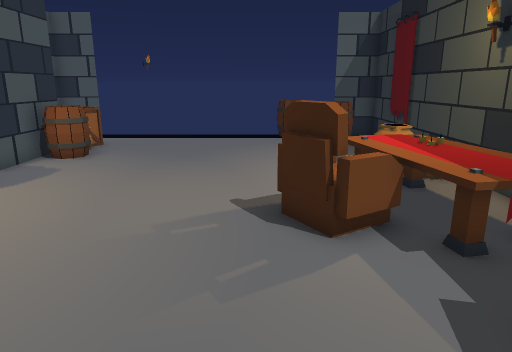
[1] (above)

13 first-person views from a walk through a 3-D level made in the Unity game engine. The camera is 1.3 m above the floor, tilts 14° down and sees 70° across. Doors are open. The floor is counted in squares, 0.5 m on a side. Each view is taken from the middle of a square. On the plan, view 1 faces up. The plan holds only what a view shows up to about 20 squares ahead; the rest is blank. The place goes on beyond the plan. The player is left out. Some animated figures are not drawn.

[2]
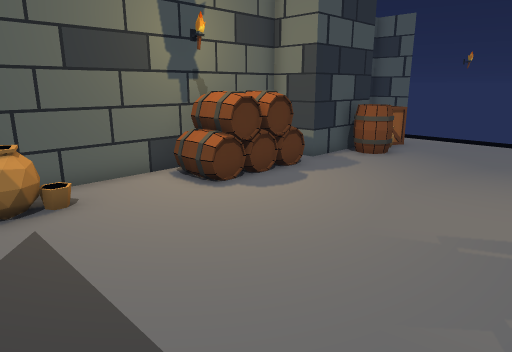

[3]
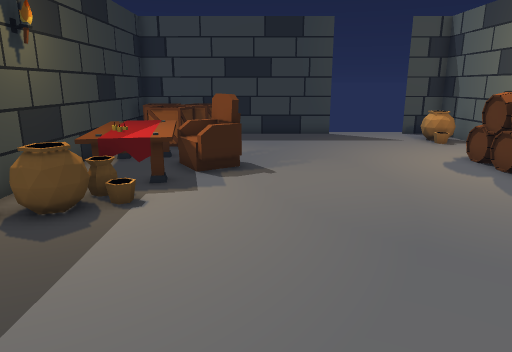

[4]
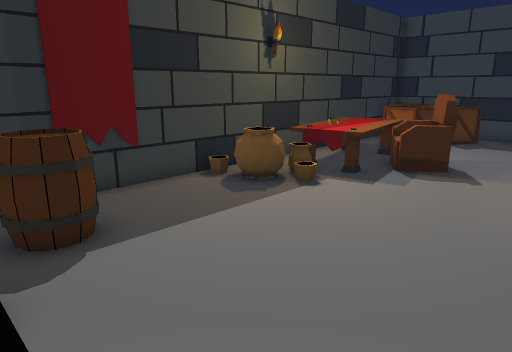

[5]
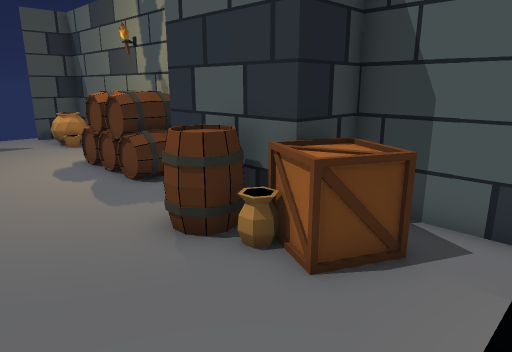

[6]
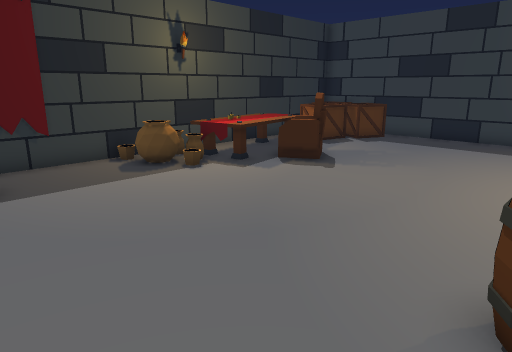

[7]
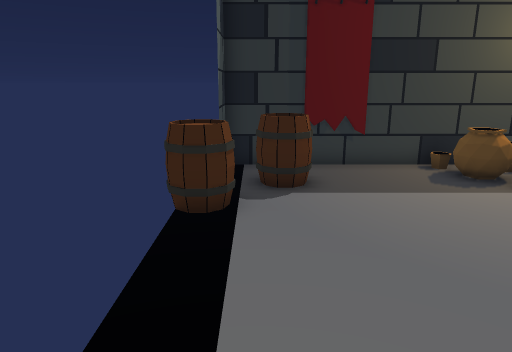

[8]
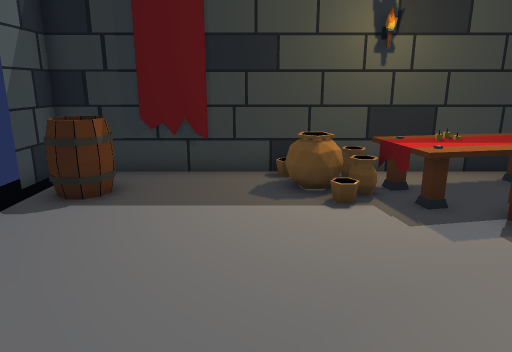

[9]
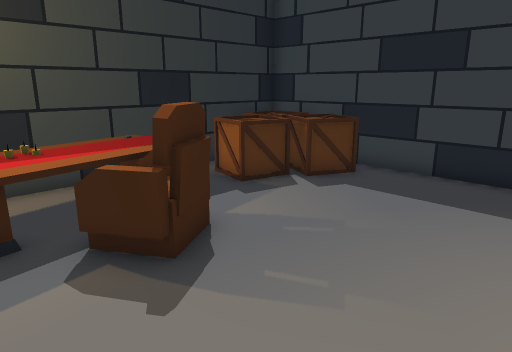

[10]
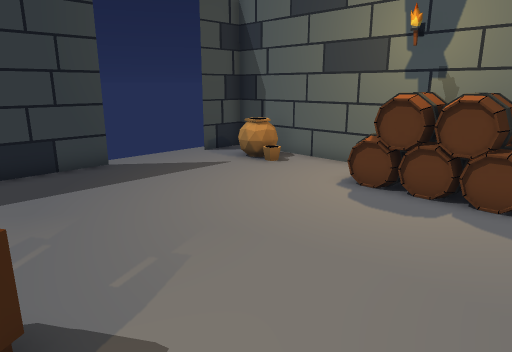

[11]
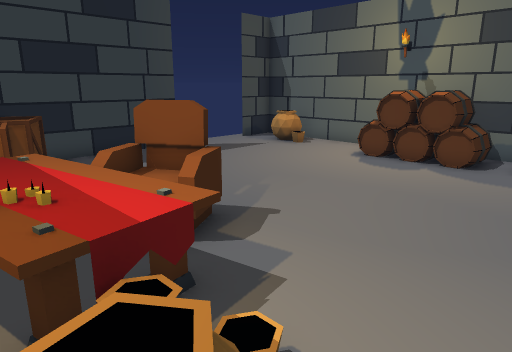

[12]
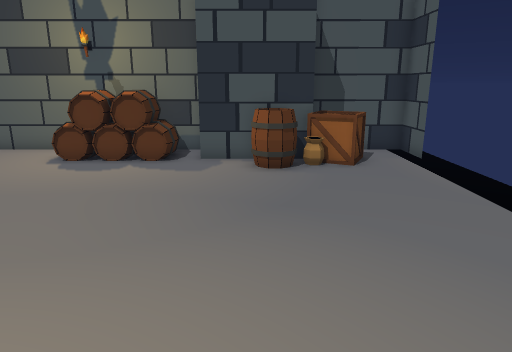

[13]
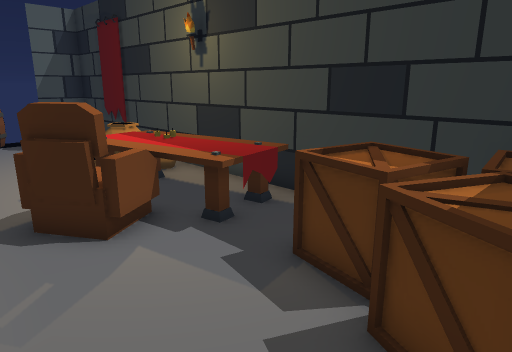

### Floor plan
Key: @ floor where view 1 was taken; # wall or solid block; . floor; / step, stairs or slope; D open door; = window, fence, low wall or low ledge; B barrel; C crate; A banner; P pot; T table; N candle; H chair; O other object.
Columns run from 10 left of view 1 to 6 right of it. Each row starts with its distance up from view 1.
 20            BB
 19 ###    .  .BBB###
 18 #............BB.#
 17 #.C..........BB.#
 16 #CCC............#
 15 ###O............A
 14   #BB...........#
 13   #BB...........#
 12   #...........PP#
 11 ###........../PP#
 10 #OO..........TTT#
  9 #BB.........TTNT#
  8 #BB........HHTOT#
  7 ##B........HHHTT#
  6 #=B........HHTTT#
  5 #............TTT#
  4 #...............#
  3 #............CCC#
  2 #PP..........CCC#
  1 #PP.........CCCC#
  0 #.........@.CCCC#
 -1 ##DDDDD##########

Positions as (right, up) in squares from view 1, and headings:
1: (0, 0), facing up
2: (0, 0), facing up-left
3: (0, 19), facing down
4: (-3, 19), facing down-right
5: (-3, 19), facing down-left
6: (-7, 18), facing down-right
7: (-6, 18), facing right
8: (-5, 13), facing right
9: (-4, 10), facing down-right
10: (1, 11), facing down-left
11: (5, 13), facing down-left
12: (5, 13), facing left
13: (-1, 0), facing up-right
